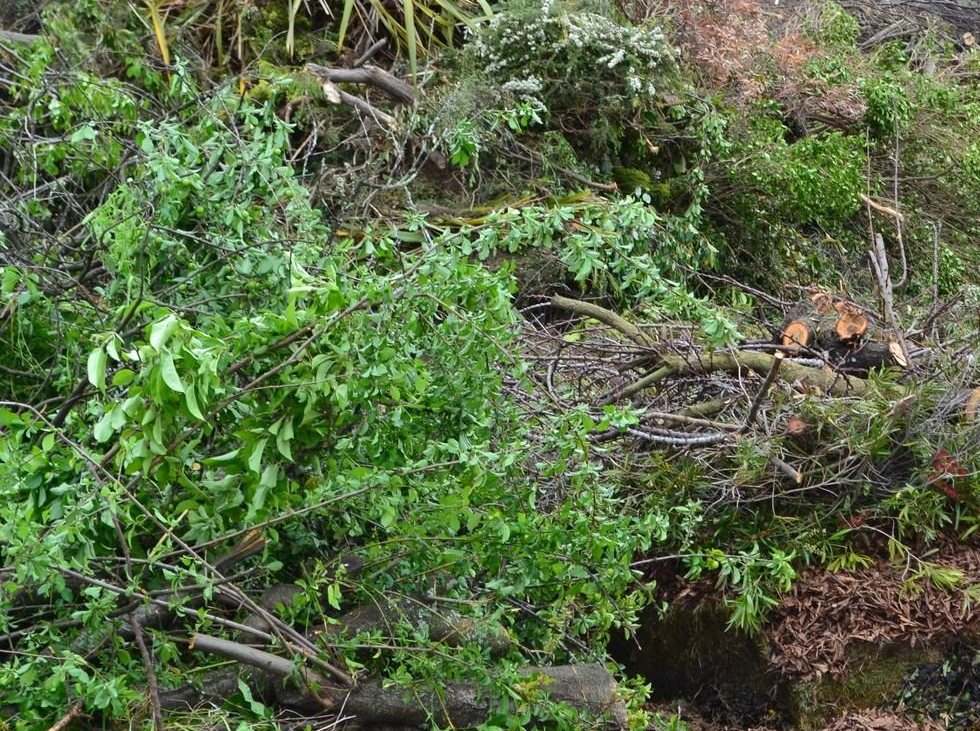
#> input picture source/categories/treematter/ingroup/treematter1.jpg, 980 x 731 px; its folder holds only this picture in this run
$ python -i featureReader.py   (imports and definitions only)   (older library calls are emulated)
#> lines starting #> are read from the running program, lines starting #| are printed output that depends on the picture
import cv2
import numpy as np
import random
import os
import re
import math
import constants
import scipy.misc
from matplotlib import pyplot as plt

#reads in training image for cnn using pixel data as the training set
#28 x 28 surrounding area of each pixel used for training
#3x3 conv, 7x7 conv
#all training images must be passed when calling nn.py
# [5 lines left out: function cnn_readOneImg, not called in this run]

# [5 lines of commented-out code are left out]
def getStitchedImage():

    #initialize variablees
    cat1_dir = constants.cat1_dir
    cat2_dir = constants.cat2_dir
    cat3_dir = constants.cat3_dir
    cat4_dir = constants.cat4_dir
    cat1files = []
    cat2files = []
    cat3files = []
    cat4files = []

    #check if the file directories exist and push all files into their respective categories
    if os.path.exists(cat1_dir) and os.path.exists(cat2_dir) and os.path.exists(cat3_dir) and os.path.exists(cat4_dir):
        for filename in os.listdir(cat1_dir):
            cat1files.append(filename)
        for filename in os.listdir(cat2_dir):
            cat2files.append(filename)
        for filename in os.listdir(cat3_dir):
            cat3files.append(filename)
        for filename in os.listdir(cat4_dir):
            cat4files.append(filename)

    #pick a random file from the list of files for each category and read them in
    random.seed(None)
    a = random.randint(0,len(cat1files) - 1)
    b = random.randint(0,len(cat2files) - 1)
    c = random.randint(0,len(cat3files) - 1)
    d = random.randint(0,len(cat4files) - 1)
    img1 = cv2.imread(cat1_dir + '/' + cat1files[a],cv2.IMREAD_COLOR)
#> img1 is the input picture: shape (731, 980, 3); mean B, G, R 69.4, 106.6, 89.9
    img2 = cv2.imread(cat2_dir + '/' + cat2files[b],cv2.IMREAD_COLOR)
    img3 = cv2.imread(cat3_dir + '/' + cat3files[c],cv2.IMREAD_COLOR)
    img4 = cv2.imread(cat4_dir + '/' + cat4files[d],cv2.IMREAD_COLOR)

    #create the image by resizing and putting them into their correct positions
    topleft = cv2.resize(img1,(500,500),interpolation = cv2.INTER_CUBIC)
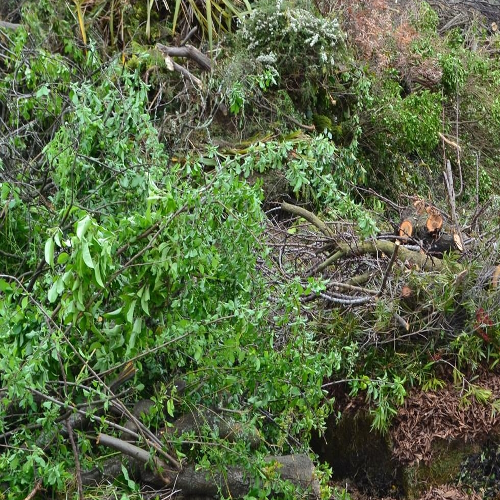
#> topleft: shape (500, 500, 3); mean B, G, R 69.4, 106.6, 89.9
    bottomleft = cv2.resize(img2,(500,500),interpolation = cv2.INTER_CUBIC)
    topright = cv2.resize(img3,(500,500),interpolation = cv2.INTER_CUBIC)
    bottomright = cv2.resize(img4,(500,500),interpolation = cv2.INTER_CUBIC)
    toprow = np.concatenate((topleft,topright),axis = 1)
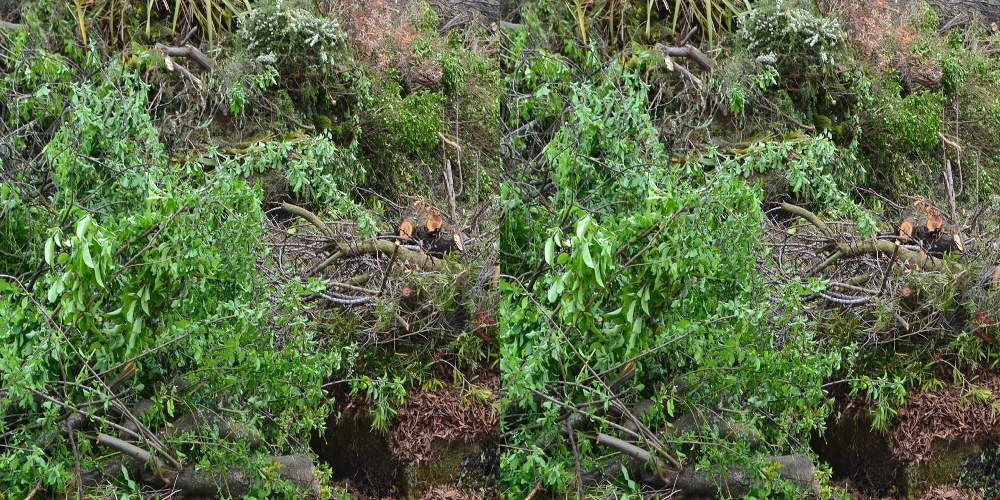
#> toprow: shape (500, 1000, 3); mean B, G, R 69.4, 106.6, 89.9
    bottomrow = np.concatenate((bottomleft,bottomright),axis = 1)
    full_img = np.concatenate((toprow,bottomrow),axis = 0)
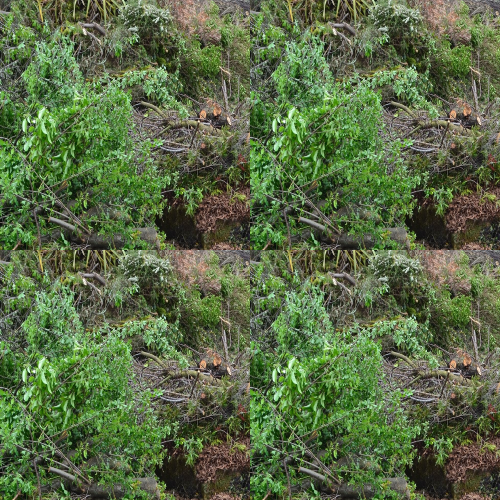
#> full_img: shape (1000, 1000, 3) (shown at 1/2 size); mean B, G, R 69.4, 106.6, 89.9

    return full_img

# [53 lines left out: functions testStitcher, getImgBatch, not called in this run]

>>> result = getStitchedImage()

$ run again, on source/categories/treematter/ingroup/treematter5.jpg
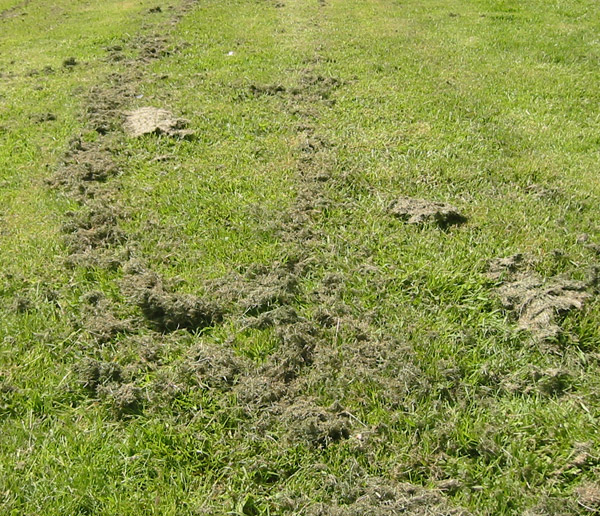
#> input picture source/categories/treematter/ingroup/treematter5.jpg, 600 x 516 px
#> in getStitchedImage, img1 is the input picture: shape (516, 600, 3); mean B, G, R 74.4, 146.9, 137.9
#> in getStitchedImage, `toprow = np.concatenate((topleft,topright),axis = 1)`:
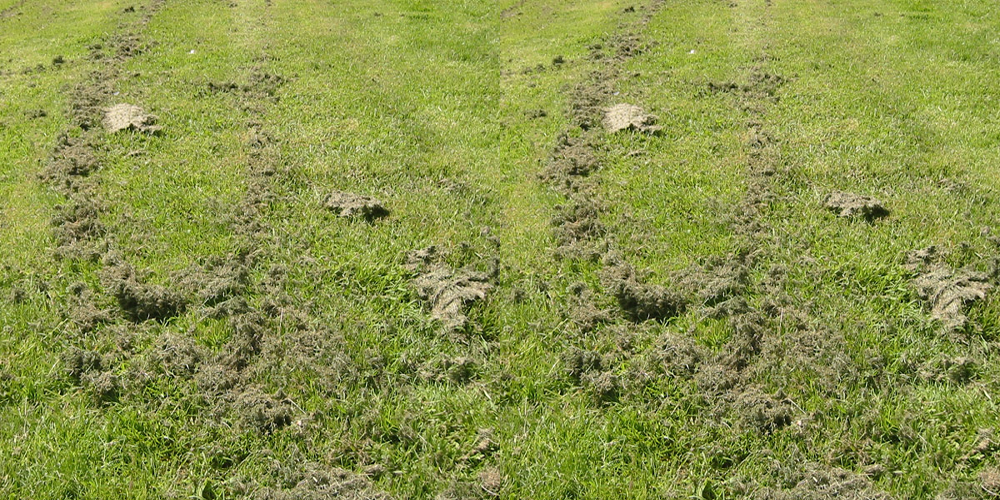
#> toprow: shape (500, 1000, 3); mean B, G, R 74.4, 146.9, 137.9
#> in getStitchedImage, `full_img = np.concatenate((toprow,bottomrow),axis = 0)`:
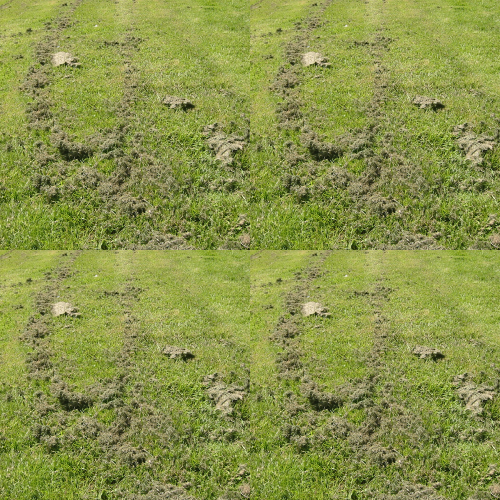
#> full_img: shape (1000, 1000, 3) (shown at 1/2 size); mean B, G, R 74.4, 146.9, 137.9

$ run again, on source/categories/treematter/ingroup/treematter6.jpg
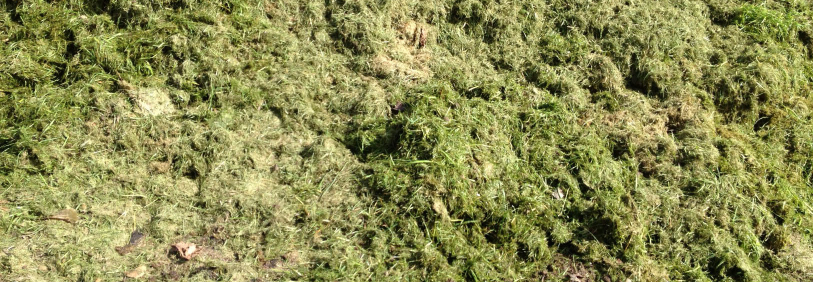
#> input picture source/categories/treematter/ingroup/treematter6.jpg, 1626 x 564 px (shown at 1/2 size)
#> in getStitchedImage, img1 is the input picture: shape (564, 1626, 3); mean B, G, R 81.4, 140, 140
#> in getStitchedImage, `toprow = np.concatenate((topleft,topright),axis = 1)`:
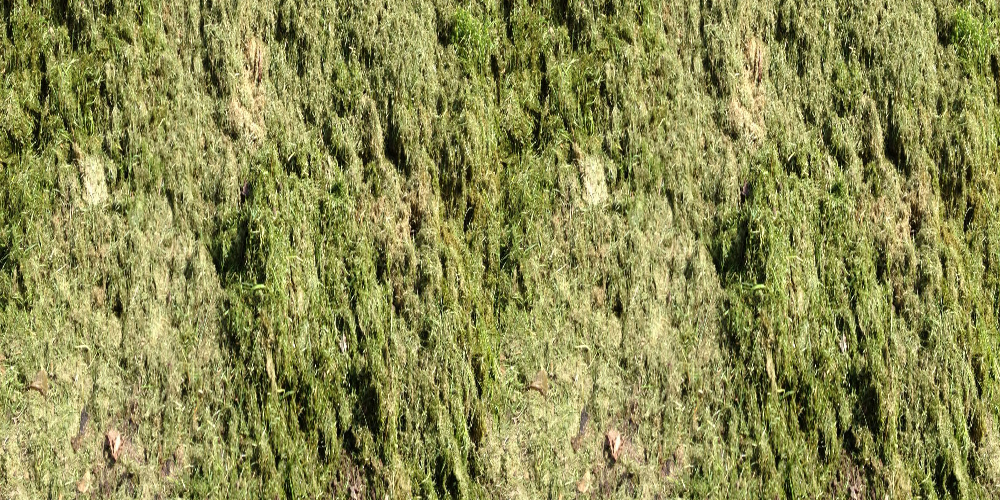
#> toprow: shape (500, 1000, 3); mean B, G, R 81.4, 139.9, 140
#> in getStitchedImage, `full_img = np.concatenate((toprow,bottomrow),axis = 0)`:
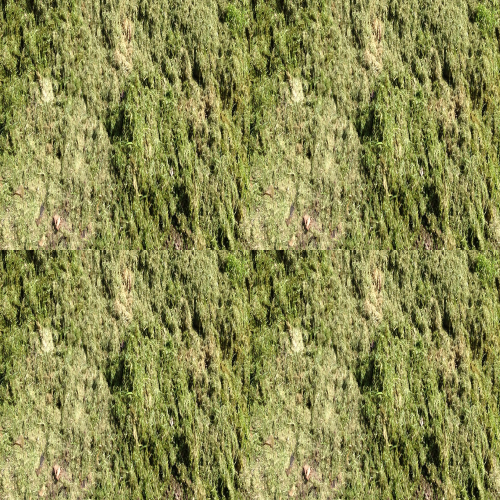
#> full_img: shape (1000, 1000, 3) (shown at 1/2 size); mean B, G, R 81.4, 139.9, 140

$ run again, on source/categories/treematter/ingroup/treematter2.jpg
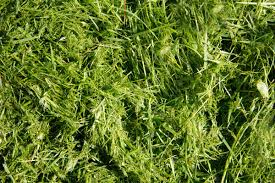
#> input picture source/categories/treematter/ingroup/treematter2.jpg, 275 x 183 px
#> in getStitchedImage, img1 is the input picture: shape (183, 275, 3); mean B, G, R 43.7, 119.9, 99.2
#> in getStitchedImage, `toprow = np.concatenate((topleft,topright),axis = 1)`:
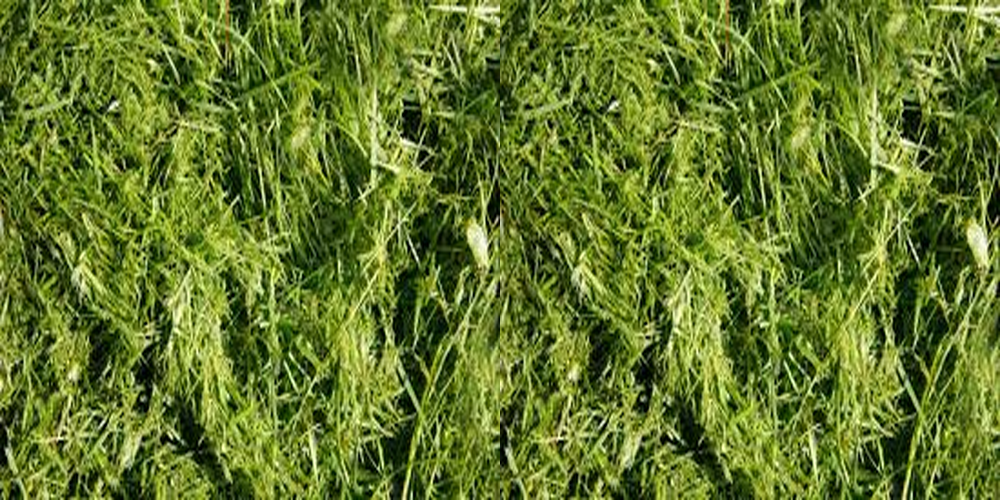
#> toprow: shape (500, 1000, 3); mean B, G, R 44.2, 119.9, 99.2
#> in getStitchedImage, `full_img = np.concatenate((toprow,bottomrow),axis = 0)`:
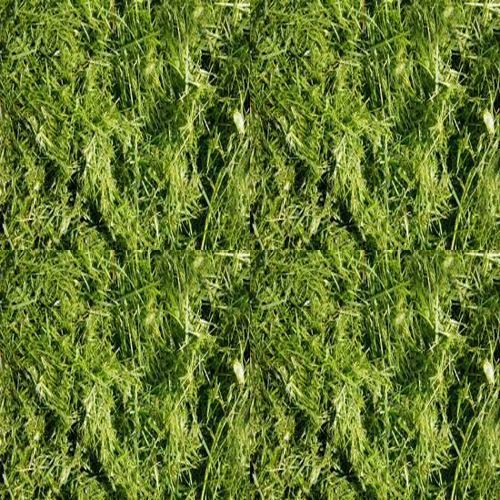
#> full_img: shape (1000, 1000, 3) (shown at 1/2 size); mean B, G, R 44.2, 119.9, 99.2

$ run again, on source/categories/treematter/ingroup/treematter3.jpg
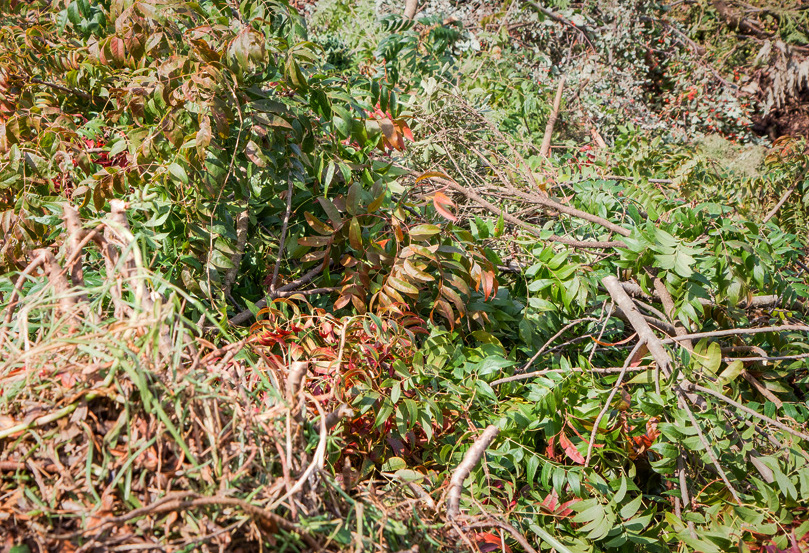
#> input picture source/categories/treematter/ingroup/treematter3.jpg, 809 x 553 px
#> in getStitchedImage, img1 is the input picture: shape (553, 809, 3); mean B, G, R 82.4, 124.4, 134.5
#> in getStitchedImage, `toprow = np.concatenate((topleft,topright),axis = 1)`:
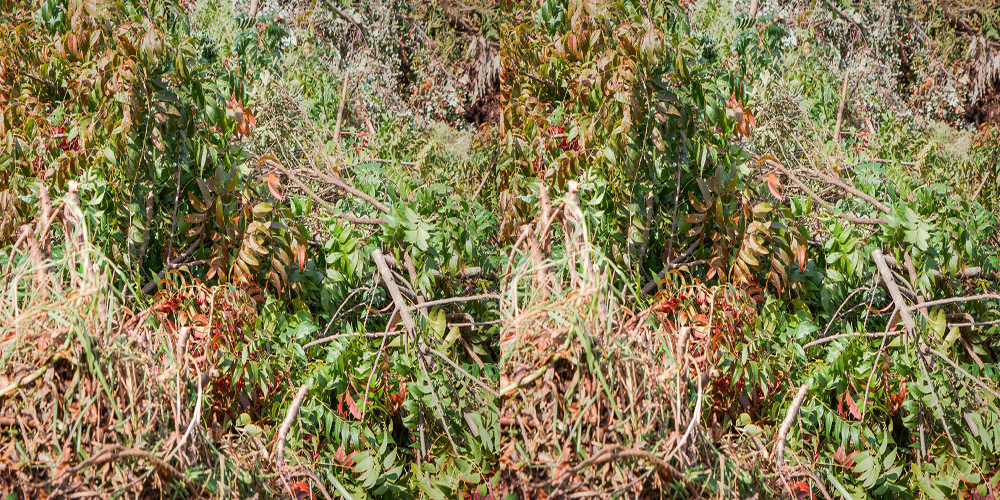
#> toprow: shape (500, 1000, 3); mean B, G, R 82.4, 124.3, 134.4
#> in getStitchedImage, `full_img = np.concatenate((toprow,bottomrow),axis = 0)`:
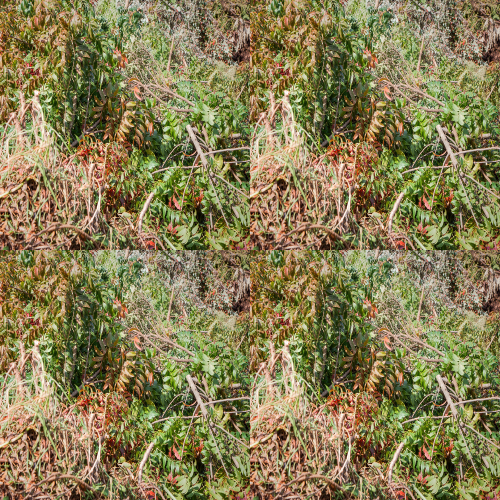
#> full_img: shape (1000, 1000, 3) (shown at 1/2 size); mean B, G, R 82.4, 124.3, 134.4
